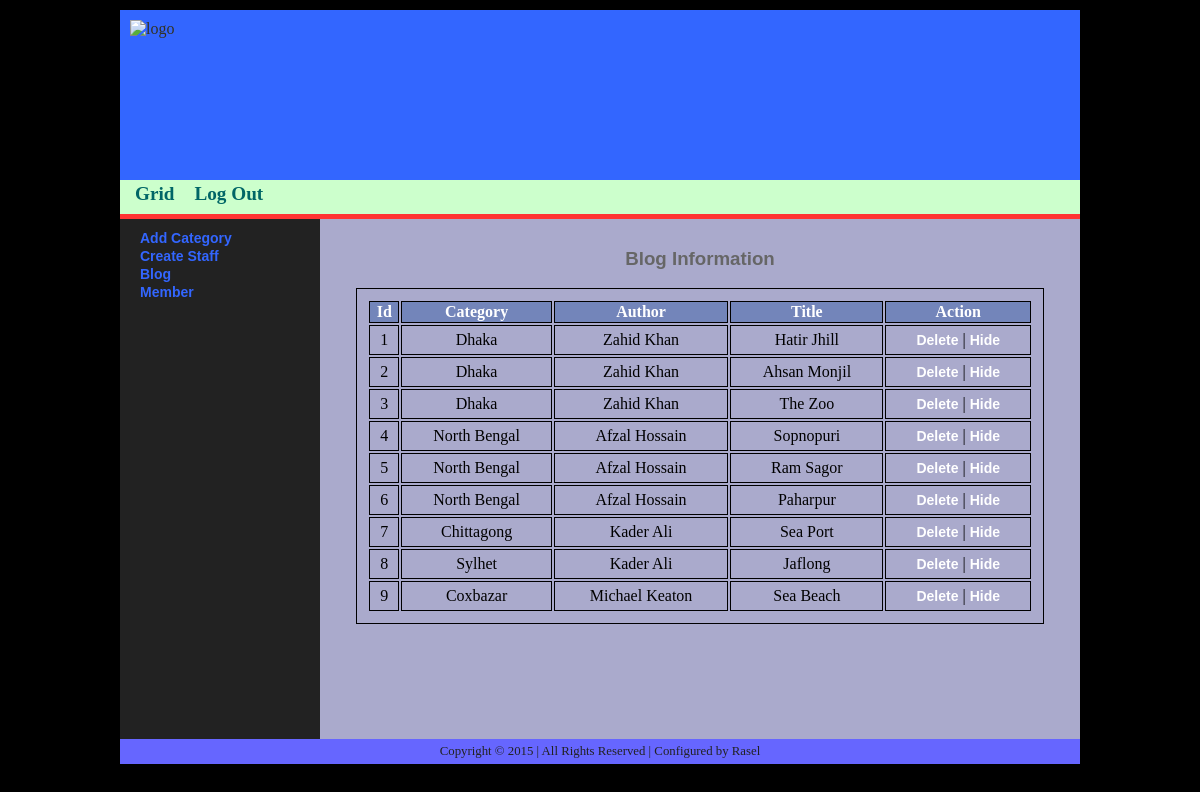
The app's page /admin/blog.php (signed in) with its own data.
### tables this page shows
CREATE TABLE IF NOT EXISTS `article` (
  `article_id` int(11) NOT NULL AUTO_INCREMENT,
  `category_id` int(11) NOT NULL,
  `user_id` int(11) NOT NULL,
  `article_title` varchar(100) NOT NULL,
  `description` text NOT NULL,
  `publication_status` tinyint(1) NOT NULL DEFAULT '1',
  PRIMARY KEY (`article_id`)
);

CREATE TABLE IF NOT EXISTS `category` (
  `category_id` int(11) NOT NULL AUTO_INCREMENT,
  `category_name` varchar(30) NOT NULL,
  PRIMARY KEY (`category_id`)
);

CREATE TABLE IF NOT EXISTS `user` (
  `user_id` int(11) NOT NULL AUTO_INCREMENT,
  `first_name` varchar(30) NOT NULL,
  `last_name` varchar(30) NOT NULL,
  `user_email` varchar(30) NOT NULL,
  `user_password` varchar(64) NOT NULL,
  `dob` varchar(10) NOT NULL,
  `sex` char(6) NOT NULL,
  `activity` tinyint(1) NOT NULL DEFAULT '1',
  PRIMARY KEY (`user_id`)
);

### class/connection.php (called while the page is built, shortened)
<?php
class Connection {
    function __construct() {
        $this->connector = mysql_connect(HOST, USER, PASSWORD);
	$this->database = mysql_select_db(DATABASE);
    }
}
?>

### class/ini.php (called while the page is built, shortened)
<?php require_once("connection.php"); ?>
<?php require_once("sanitize.php"); ?>
<?php require_once("user.php"); ?>
<?php require_once("article.php"); ?>
<?php $A = new Article(); ?>
<?php $U = new User(); ?>

### class/article.php (called while the page is built, shortened)
<?php
class Article extends Sanitize {
    function blog(){
        $result = mysql_query("SELECT * FROM article");
        return $result;
    }
    public function getCategoryNameByid($category_id){
        $category_id = $this->filtering($category_id);
        $sql = "SELECT category_name FROM category WHERE category_id='{$category_id}'";
        $result = mysql_query($sql);
        $row = mysql_fetch_assoc($result);
        return $row['category_name'];
    }
}
?>

### class/sanitize.php (called while the page is built, shortened)
<?php
class Sanitize {
    protected function filtering($data) {
        $data = trim($data);
        $data = strip_tags($data);
        $data = htmlentities($data);
        $data = mysql_real_escape_string($data);
        return $data;
    }
}
?>

### admin/blog.php (the view, shortened to what this page needs)
<?php require("../include/aheader.php"); ?>
<h3>Blog Information</h3>
<table>
    <tr>
        <th>Id</th>
        <th>Category</th>
        <th>Author</th>
        <th>Title</th>
        <th>Action</th>
    </tr>
    <? $result = $A->blog(); ?>
    <? while ($row = mysql_fetch_array($result)) { ?>
    <tr>
       <td><? echo $row['article_id']; ?></td>
       <td><? echo $A->getCategoryNameByid($row['category_id']); ?></td>
       <td><? echo $U->author($row['user_id']); ?></td>
       <td><? echo $row['article_title']; ?></td>
       <td>
           <a href="blog.php?drop_id=<? echo $row['article_id']; ?>" onClick="return confirmation();">Delete</a> |
    <? if ($row['publication_status'] == 1) { ?>
           <a href="blog.php?hide_id=<? echo $row['article_id']; ?>" onClick="return confirmation();">Hide</a>
    <? } else { ?>
           <a href="blog.php?publish_id=<? echo $row['article_id']; ?>" onClick="return confirmation();">Publish</a>
    <? } ?>
       </td>
    </tr>
     <? } ?>
</table>
<?php require("../include/afooter.php"); ?>

### class/user.php (shortened to what this page needs)
<?php
class User extends Sanitize {
    public function author($user_id){
        $user_id = $this->filtering($user_id);
        $sql = "SELECT first_name, last_name FROM user WHERE user_id='{$user_id}'";
        $result = mysql_query($sql);
        $row = mysql_fetch_assoc($result);
        echo $row['first_name']." ". $row['last_name'];
    }
}
?>

### css/grid.css (style rules this page uses)
html { height: 100%; }
body { height: 100%; margin: 0; padding: 0; background-color: #000000; }
section #content h3 { color: #666666; font-family: Gill, Helvetica, sans-serif; text-align: center; }
section table { width: 688px; padding: 10px; margin: 10px auto; }
section table, tr, td, th { border: 1px solid #000000; }
section table th { color: #ffffff; background-color: #7385BA; }
section table tr, section table td { text-align: center; padding: 5px; }
a:link, a:visited { color: #ffffff; text-decoration: none; font-family: sans-serif; font-size: 14px; font-weight: bold; }

### records on screen
article: article_id "1", category.category_name "Dhaka", user.first_name "Zahid", user.last_name "Khan", article_title "Hatir Jhill"
article: article_id "2", category.category_name "Dhaka", user.first_name "Zahid", user.last_name "Khan", article_title "Ahsan Monjil"
article: article_id "3", category.category_name "Dhaka", user.first_name "Zahid", user.last_name "Khan", article_title "The Zoo"
article: article_id "4", category.category_name "North Bengal", user.first_name "Afzal", user.last_name "Hossain", article_title "Sopnopuri"
article: article_id "5", category.category_name "North Bengal", user.first_name "Afzal", user.last_name "Hossain", article_title "Ram Sagor"
article: article_id "6", category.category_name "North Bengal", user.first_name "Afzal", user.last_name "Hossain", article_title "Paharpur"
article: article_id "7", category.category_name "Chittagong", user.first_name "Kader", user.last_name "Ali", article_title "Sea Port"
article: article_id "8", category.category_name "Sylhet", user.first_name "Kader", user.last_name "Ali", article_title "Jaflong"
article: article_id "9", category.category_name "Coxbazar", user.first_name "Michael", user.last_name "Keaton", article_title "Sea Beach"
